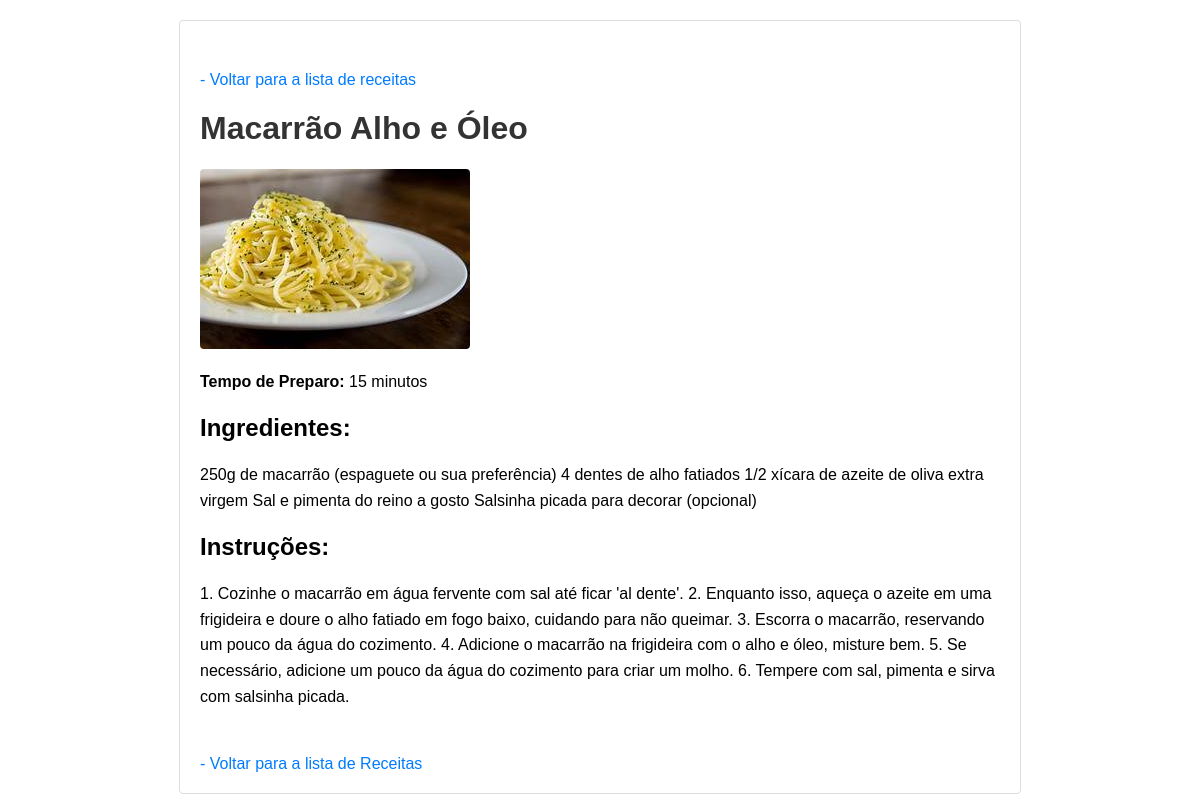
Page /recipes/1/ on the committed database.
### recipes/models.py (models this page shows, shortened)
class Recipe(models.Model):
    title = models.CharField(max_length=200)
    description = models.TextField()
    ingredients = models.TextField()
    instructions = models.TextField()
    cooking_time = models.IntegerField(help_text="Cooking time in minutes")
    created_at = models.DateTimeField(auto_now_add=True)
    updated_at = models.DateTimeField(auto_now=True)
    image = models.ImageField(upload_to='recipes/', blank=True, null=True)
    class Meta:
        verbose_name_plural = 'Recipes'

### recipes/views.py (the view)
# urls.py: path('<int:pk>/', views.recipe_detail, name='recipe_detail'),
def recipe_detail(request, pk):
    recipe = get_object_or_404(Recipe, pk=pk)
    return render (request, 'recipes/recipe_detail.html', {'recipe': recipe})

### recipes/templates/recipes/recipe_detail.html (shortened to what this page needs)
<!DOCTYPE html>
<html lang="pt-br">
<head>
</head>
<body>
    <div class="container">
        <a href="{% url 'recipe_list' %}" class="back-link"> - Voltar para a lista de receitas </a>
        <h1>{{ recipe.title}}</h1>
        {% if recipe.image %}
            <img src="{{ recipe.image.url }}" alt="{{ recipe.title }}">
        {% endif %}
        <p><strong>Tempo de Preparo: </strong>{{ recipe.cooking_time}} minutos</p>
        <h2>Ingredientes: </h2>
        <p>{{ recipe.ingredients }}</p>
        <h2>Instruções: </h2>
        <p>{{ recipe.instructions }}</p>
        <a href="{% url 'recipe_list' %}" class="back-link"> - Voltar para a lista de Receitas</a>
    </div>
</body>
</html>

### recipes/templates/recipes/recipe_detail.html (style rules this page uses)
body { font-family: arial, sans-serif; margin: 20px; }
.container { max-width: 800px; margin: 0 auto; padding: 20px; background-color: #ffffff; border: 1px solid #ddd; border-radius: 4px; }
img { max-width: 100%; height: auto; display: block; margin-bottom: 20px; border-radius: 4px; }
h1 { color: #333; }
p { line-height: 1.6; }
.back-link { display: inline-block; margin-top: 30px; color: #007bff; text-decoration: none; }

### rows in the picture
Recipe: title "Macarrão Alho e Óleo", image (picture), cooking_time "15", ingredients "250g de macarrão (espaguete ou sua preferência) 4 dentes de alho fatiados 1/2 xícara de azeite de oliva extra virgem Sal e pimenta do reino a gosto Salsinha picada para decorar (opcional)", instructions "1. Cozinhe o macarrão em água fervente com sal até ficar 'al dente'. 2. Enquanto isso, aqueça o azeite em uma frigideira e doure o alho fatiado em fogo baixo, cuidando para não queimar. 3. Escorra o macarrão, reservando um pouco da água do cozimento. 4. Adicione o macarrão na frigideira com o alho e óleo, misture bem. 5. Se necessário, adicione um pouco da água do cozimento para criar um molho. 6. Tempere com sal, pimenta e sirva com salsinha picada."
